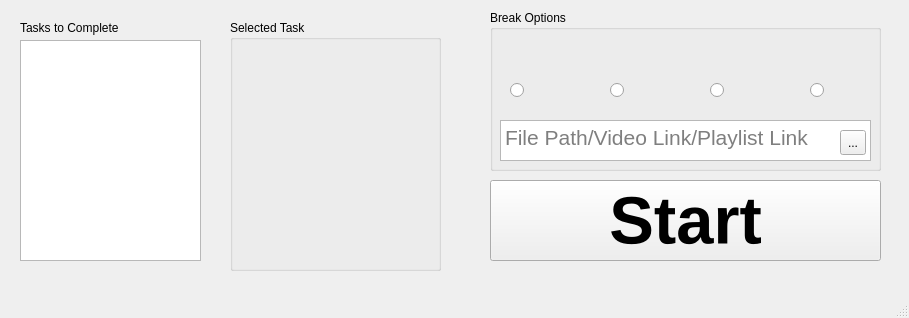
<?xml version="1.0" encoding="UTF-8"?>
<ui version="4.0">
 <class>MainWindow</class>
 <widget class="QMainWindow" name="MainWindow">
  <property name="geometry">
   <rect>
    <x>0</x>
    <y>0</y>
    <width>909</width>
    <height>318</height>
   </rect>
  </property>
  <property name="windowTitle">
   <string>MainWindow</string>
  </property>
  <widget class="QWidget" name="centralwidget">
   <widget class="QLabel" name="label">
    <property name="geometry">
     <rect>
      <x>20</x>
      <y>20</y>
      <width>131</width>
      <height>16</height>
     </rect>
    </property>
    <property name="text">
     <string>Tasks to Complete</string>
    </property>
   </widget>
   <widget class="QListView" name="tasksList">
    <property name="geometry">
     <rect>
      <x>20</x>
      <y>40</y>
      <width>181</width>
      <height>221</height>
     </rect>
    </property>
   </widget>
   <widget class="QGroupBox" name="selectedTaskBox">
    <property name="geometry">
     <rect>
      <x>230</x>
      <y>20</y>
      <width>211</width>
      <height>251</height>
     </rect>
    </property>
    <property name="title">
     <string>Selected Task</string>
    </property>
   </widget>
   <widget class="QGroupBox" name="selectedTaskBox_2">
    <property name="geometry">
     <rect>
      <x>490</x>
      <y>10</y>
      <width>391</width>
      <height>161</height>
     </rect>
    </property>
    <property name="title">
     <string>Break Options</string>
    </property>
    <widget class="QTextEdit" name="textEdit">
     <property name="geometry">
      <rect>
       <x>10</x>
       <y>110</y>
       <width>371</width>
       <height>41</height>
      </rect>
     </property>
     <property name="font">
      <font>
       <pointsize>16</pointsize>
      </font>
     </property>
     <property name="placeholderText">
      <string>File Path/Video Link/Playlist Link</string>
     </property>
    </widget>
    <widget class="QToolButton" name="toolButton">
     <property name="geometry">
      <rect>
       <x>350</x>
       <y>120</y>
       <width>26</width>
       <height>25</height>
      </rect>
     </property>
     <property name="text">
      <string>...</string>
     </property>
    </widget>
    <widget class="QRadioButton" name="radioButton">
     <property name="geometry">
      <rect>
       <x>20</x>
       <y>60</y>
       <width>71</width>
       <height>41</height>
      </rect>
     </property>
     <property name="text">
      <string/>
     </property>
     <property name="icon">
      <iconset theme="video-x-generic"/>
     </property>
     <property name="iconSize">
      <size>
       <width>50</width>
       <height>50</height>
      </size>
     </property>
    </widget>
    <widget class="QRadioButton" name="radioButton_2">
     <property name="geometry">
      <rect>
       <x>120</x>
       <y>60</y>
       <width>71</width>
       <height>41</height>
      </rect>
     </property>
     <property name="text">
      <string/>
     </property>
     <property name="icon">
      <iconset theme="video-x-generic"/>
     </property>
     <property name="iconSize">
      <size>
       <width>50</width>
       <height>50</height>
      </size>
     </property>
    </widget>
    <widget class="QRadioButton" name="radioButton_3">
     <property name="geometry">
      <rect>
       <x>220</x>
       <y>60</y>
       <width>71</width>
       <height>41</height>
      </rect>
     </property>
     <property name="text">
      <string/>
     </property>
     <property name="icon">
      <iconset theme="audio-x-generic"/>
     </property>
     <property name="iconSize">
      <size>
       <width>50</width>
       <height>30</height>
      </size>
     </property>
    </widget>
    <widget class="QRadioButton" name="radioButton_4">
     <property name="geometry">
      <rect>
       <x>320</x>
       <y>60</y>
       <width>61</width>
       <height>41</height>
      </rect>
     </property>
     <property name="text">
      <string/>
     </property>
     <property name="icon">
      <iconset theme="folder"/>
     </property>
     <property name="iconSize">
      <size>
       <width>50</width>
       <height>30</height>
      </size>
     </property>
    </widget>
   </widget>
   <widget class="QPushButton" name="pushButton">
    <property name="geometry">
     <rect>
      <x>490</x>
      <y>180</y>
      <width>391</width>
      <height>81</height>
     </rect>
    </property>
    <property name="font">
     <font>
      <pointsize>50</pointsize>
      <bold>true</bold>
     </font>
    </property>
    <property name="text">
     <string>Start</string>
    </property>
    <property name="autoDefault">
     <bool>true</bool>
    </property>
    <property name="default">
     <bool>false</bool>
    </property>
    <property name="flat">
     <bool>false</bool>
    </property>
   </widget>
  </widget>
  <widget class="QMenuBar" name="menubar">
   <property name="geometry">
    <rect>
     <x>0</x>
     <y>0</y>
     <width>909</width>
     <height>23</height>
    </rect>
   </property>
  </widget>
  <widget class="QStatusBar" name="statusbar"/>
 </widget>
 <resources/>
 <connections/>
</ui>
